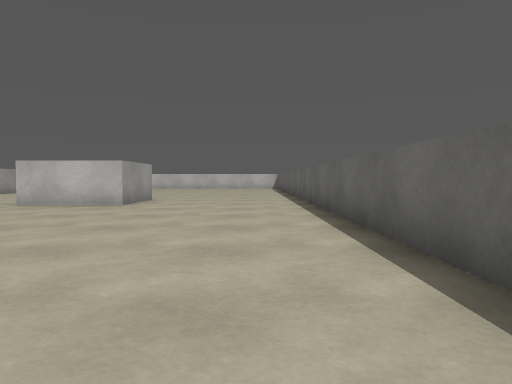
View 1 (above)

24 first-person views from a walk through a 3-D level made in the Unity game engine. The camera is 0.66 m above the floor, tilts 2° down and sees 70° across. The floor is counted in squares, 1 m on a side. Each view is taken from the middle of a square. On the plan, view 1 faces up. The plan holds only what a view shows up to about 10 squares ahead; the rest is blank. The place goes on beyond the plan. Surface patterns are stand-ins for the level's own textures.

View 2
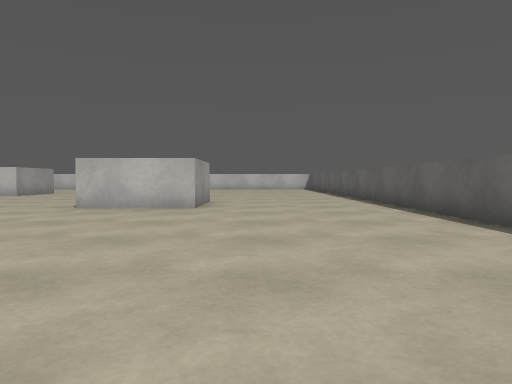

View 3
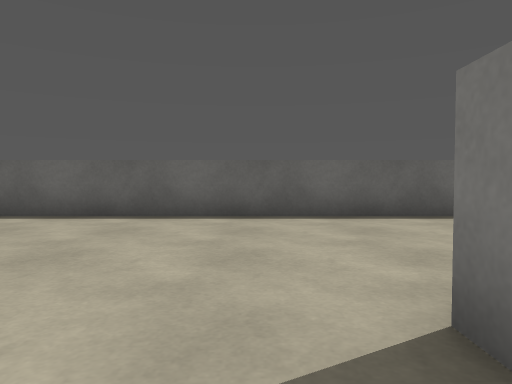

View 4
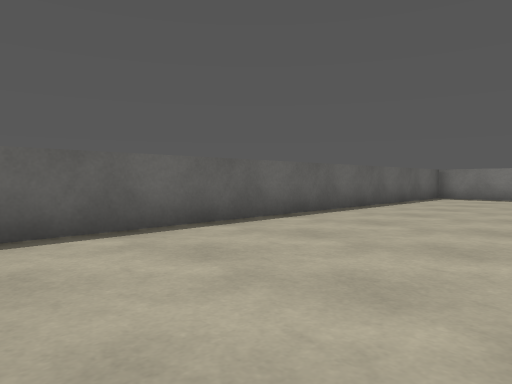

View 5
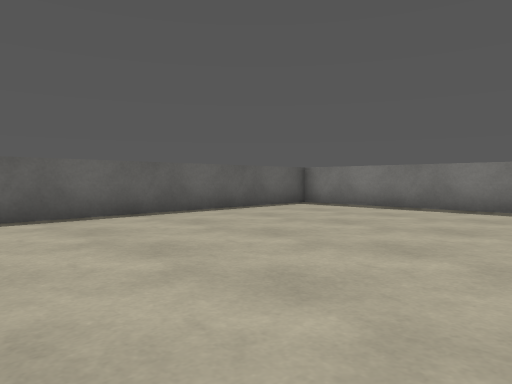

View 6
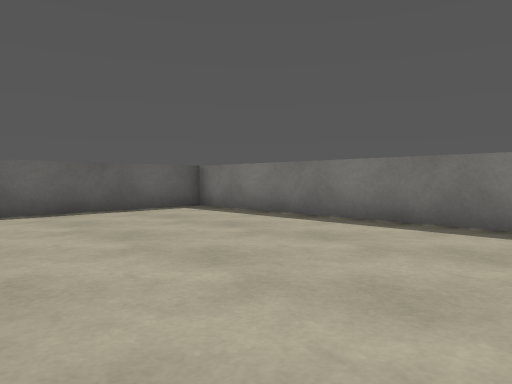

View 7
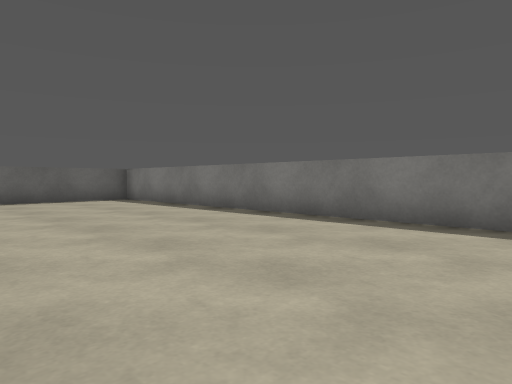

View 8
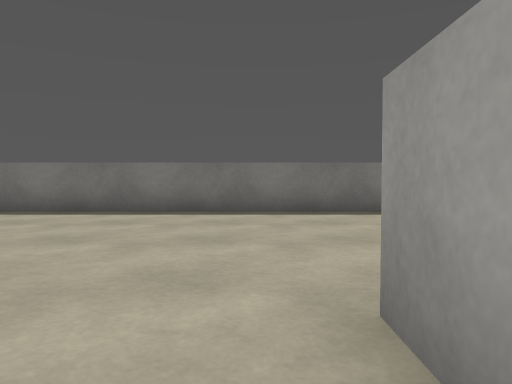

View 9
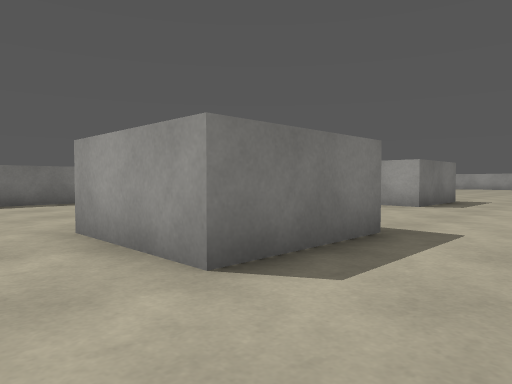

View 10
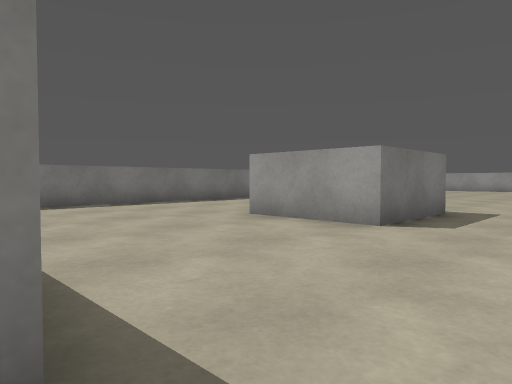

View 11
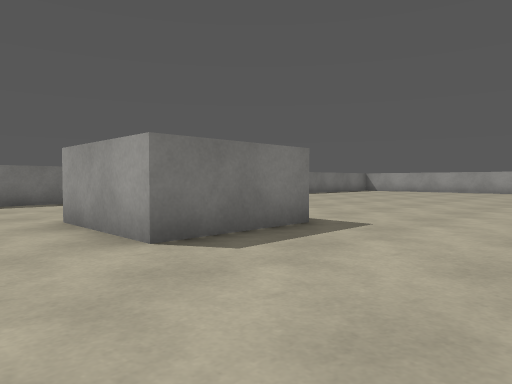

View 12
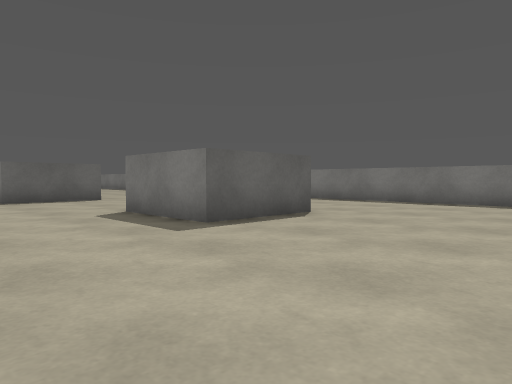

View 13
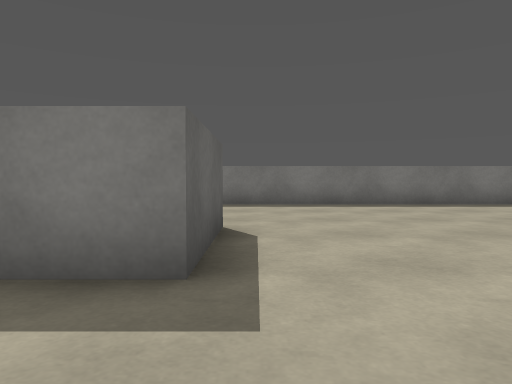

View 14
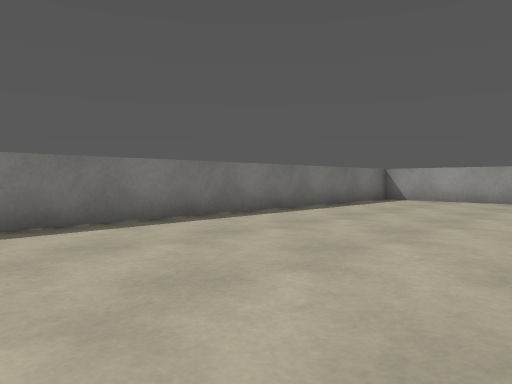

View 15
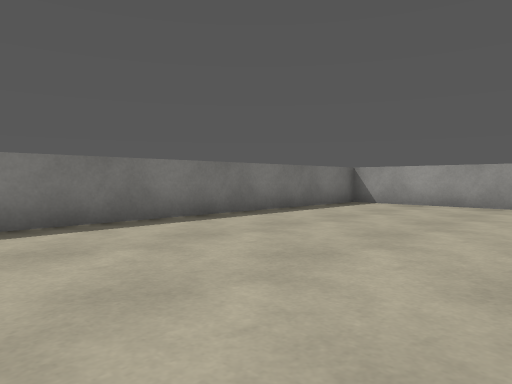

View 16
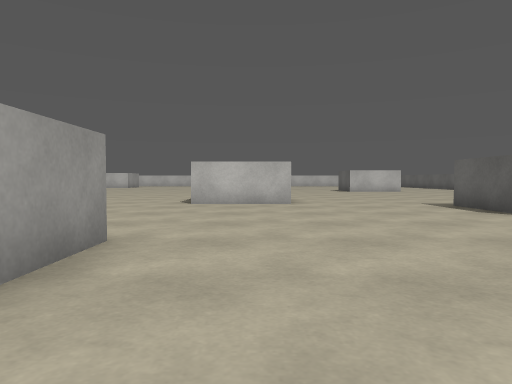

View 17
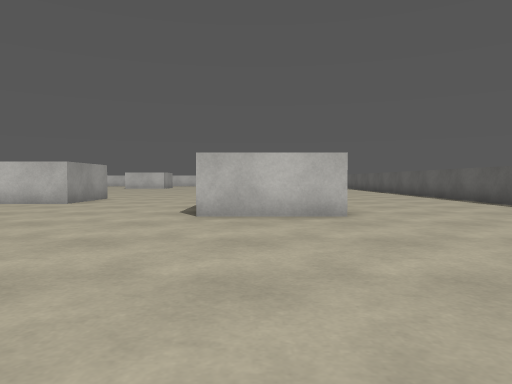

View 18
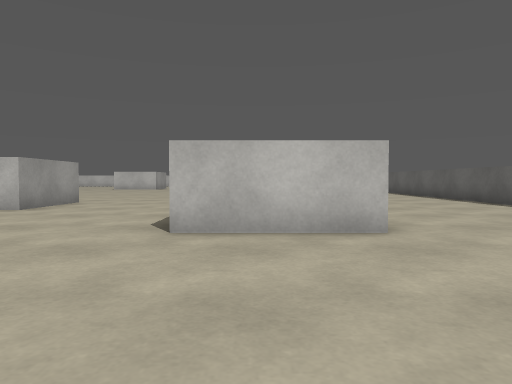

View 19
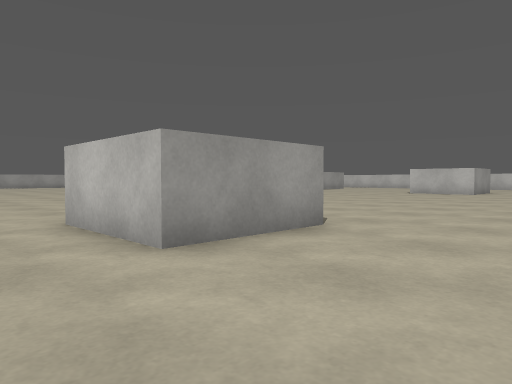

View 20
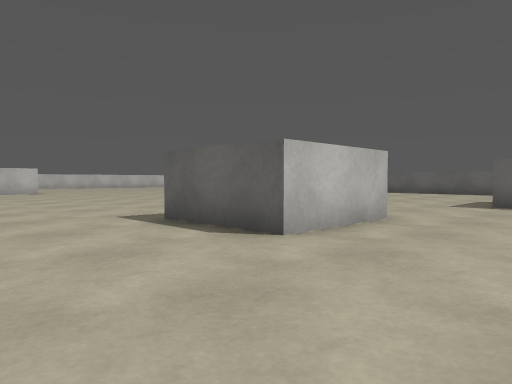

View 21
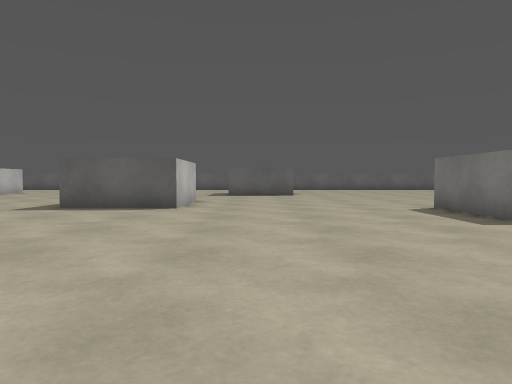

View 22
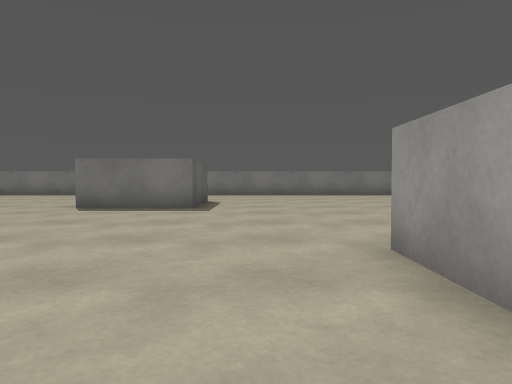

View 23
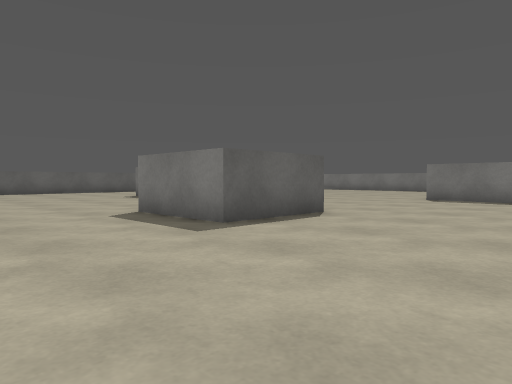

View 24
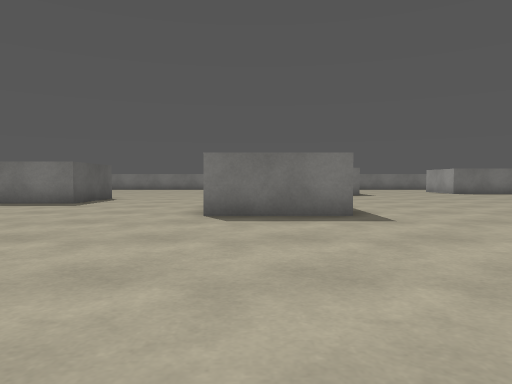

### Floor plan
Points are (right, up) in squares from view 1. A wall is a line through its corners. A room is listed if a view was taken in it or the views show most of it. See-through windows are left out.
Room 1 (views 1, 2, 3, 4, 5, 6, 7, 8, 9, 10, 11, 12, 13, 14, 15, 16, 17, 18, 19, 20, 21, 22, 23, 24)
walls: (-12.7, -0.2) (-12.7, 2.4) (-10.1, 2.4) (-10.1, -0.2) (-12.7, -0.2); (-15.3, -6.5) (-15.3, -6.1) (-12.6, -6.1) (-12.6, -8.8); (-25.3, -0.8) (-25.3, -2.5); (-6.1, -3) (-6.1, -0.9) (-3.4, -0.9); (-22.5, -10.1) (-22.5, -7.4) (-19.9, -7.4) (-19.9, -10.1); (-14.6, -14.5) (1.5, -14.5) (1.5, 11); (-3.2, -3.5) (-6.1, -3.5); (-3.4, 11) (-3.4, 9.2) (-6.1, 9.2); (-34.5, -14.5) (-17.4, -14.5)

Positions as (right, up) in squares from view 1, and headings:
1: (0, 0), facing up
2: (-2, 1), facing up
3: (-5, 0), facing right
4: (-3, -1), facing down-right
5: (-5, -6), facing down-right
6: (-6, -9), facing down-right
7: (-10, -9), facing down-right
8: (-12, -7), facing down
9: (-11, -4), facing down-left
10: (-15, -5), facing down-left
11: (-18, -4), facing down-left
12: (-27, -4), facing down-right
13: (-23, -5), facing down
14: (-26, -9), facing down-left
15: (-28, -9), facing down-left
16: (-11, -10), facing up
17: (-5, -10), facing up
18: (-5, -8), facing up
19: (-7, -2), facing up-left
20: (-16, -3), facing up-right
21: (-21, -2), facing right
22: (-24, 1), facing down
23: (-17, 6), facing down-right
24: (-11, 9), facing down
